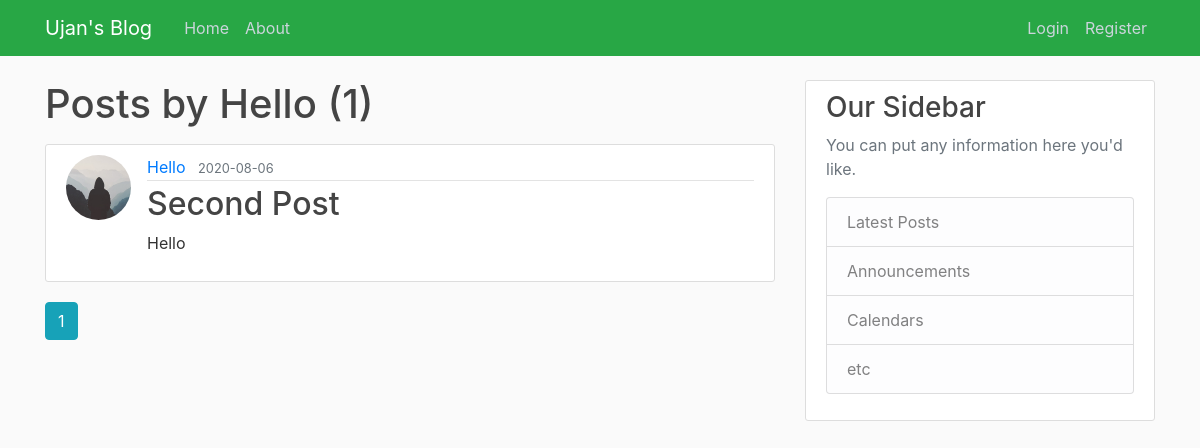
Page /user/Hello on the committed database.
### flask_website/models.py (models this page shows, shortened)
class User(db.Model, UserMixin):
    id = db.Column(db.Integer, primary_key = True)
    username = db.Column(db.String(20), unique = True, nullable = False) #Max 20 characters
    email = db.Column(db.String(100), unique = True, nullable = False)
    image_file = db.Column(db.String(20), nullable = False, default = 'default.jpg')  # default image
    password = db.Column(db.String(60), nullable = False)
    posts = db.relationship('Post', backref = 'author', lazy = True) # backref allows us to get the author as soon as we have the post, lazy means SQLAlchemy will load the data when needed

class Post(db.Model):
    id = db.Column(db.Integer, primary_key = True)
    title = db.Column(db.String(100), nullable = False)
    date_posted = db.Column(db.DateTime, nullable = False, default = datetime.utcnow)
    content = db.Column(db.Text, nullable = False)
    user_id = db.Column(db.Integer, db.ForeignKey('user.id'), nullable = False) #user is lowercase because we access the column name, not class

### flask_website/users/routes.py (the view)
@users.route('/user/<string:username>')
def user_post(username):
    page = request.args.get('page', 1, type = int)
    user = User.query.filter_by(username = username).first_or_404()
    posts = Post.query.filter_by(author = user)\
        .order_by(Post.date_posted.desc())\
        .paginate(per_page = 4, page = page) #paginate allows us to have certain number of posts per page
    return render_template('user_post.html', posts = posts, user = user)

### flask_website/templates/user_post.html
{% extends "layout.html" %}
{% block content %}
    <h1 class="mb-3">Posts by {{ user.username }} ({{ posts.total }})</h1>
    {% for post in posts.items %}
    <article class="media content-section">
      <img class="rounded-circle article-img" src="{{ url_for('static', filename = 'profile_pics/'+ post.author.image_file) }}">
    <div class="media-body">
      <div class="article-metadata">
        <a class="mr-2" href="{{ url_for('users.user_post', username = post.author.username) }}">{{ post.author.username }}</a>
        <small class="text-muted">{{ post.date_posted.strftime('%Y-%m-%d') }}</small>
      </div>
      <h2><a class="article-title" href="{{ url_for('posts.post', post_id = post.id) }}">{{ post.title }}</a></h2>
      <p class="article-content">{{ post.content }}</p>
    </div>
    </article>
    {% endfor %}
    {% for page_num in posts.iter_pages(left_edge=1, right_edge=1, left_current=1, right_current=2) %}
      {% if page_num %}
        {%  if posts.page==page_num %}
          <a href="{{ url_for('users.user_post', username = user.username, page=page_num) }}" class="btn btn-info mb-4">{{ page_num }}</a>
        {% else %}
          <a href="{{ url_for('users.user_post', username = user.username, page=page_num) }}" class="btn btn-outline-info mb-4">{{ page_num }}</a>
        {% endif %}
      {% else %}
        ...
      {% endif %}
    {% endfor %}
{% endblock content %}

### flask_website/static/main.css (style rules this page uses)
body { background: #fafafa; color: #333333; margin-top: 5rem; }
h1, h2, h3, h4, h5, h6 { color: #444444; }
.content-section { background: #ffffff; padding: 10px 20px; border: 1px solid #dddddd; border-radius: 3px; margin-bottom: 20px; }
.article-title { color: #444444; }
.article-content { white-space: pre-line; }
.article-img { height: 65px; width: 65px; margin-right: 16px; }
.article-metadata { padding-bottom: 1px; margin-bottom: 4px; border-bottom: 1px solid #e3e3e3 }

### rows in the picture
User: username "Hello"
Post: image_file (placeholder picture), author.username "Hello", date_posted "2020-08-06", title "Second Post", content "Hello"

### other values in the picture
{{ posts.total }} "1"
{{ page_num }} "1"
